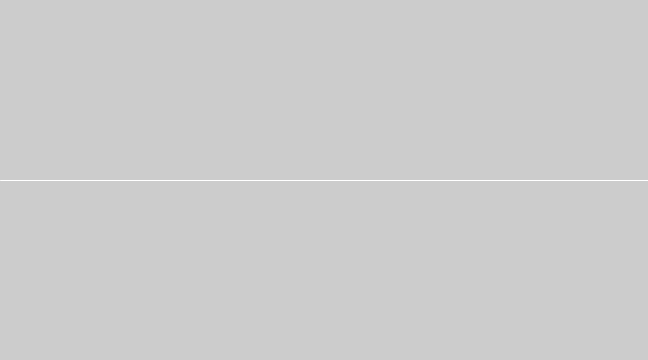
Frame 1 (no input)
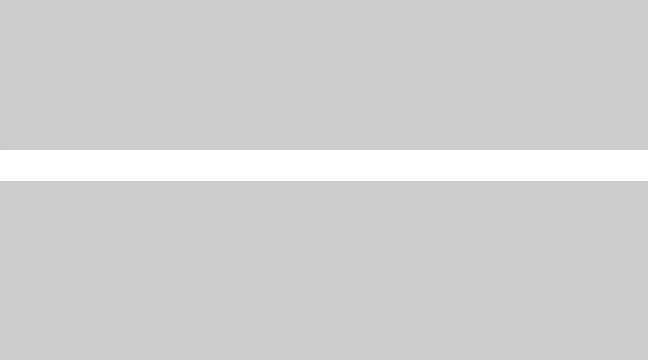
Frame 60 (the mouse pressed at the canvas centre just before this capture)
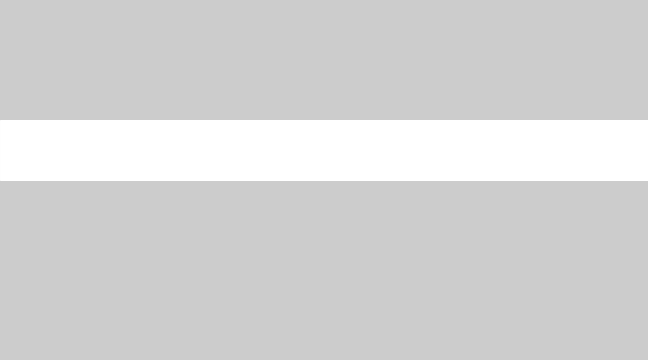
Frame 120 (the mouse held since frame 60 and released just before this capture)

The Processing sketch that drew these frames (run headless with seeded random() and noise(); from frame 60 on, the mouse is pressed at the canvas centre):

// Processing sketch: processing_135726
// ── processing_135726.pde

float a;

void setup() {
  size(648, 360);
  stroke(255);
  a = height/2; 
}

void draw() {
  line(0, a, width, a);
  a = a-0.5;
  if(a<0) {
     a = height;
  }
}
